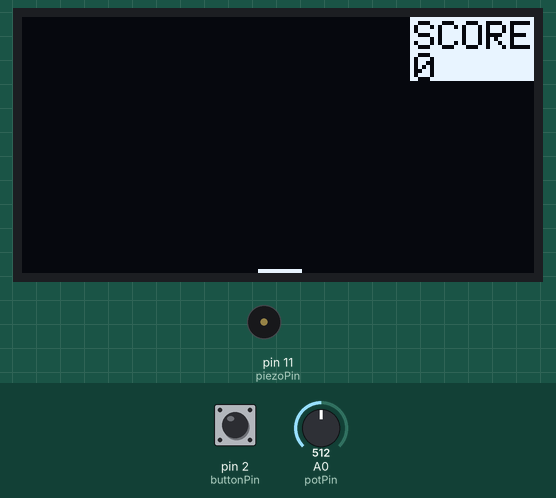
A sketch run on a simulated Arduino Uno, built with avr-gcc and run on an emulated ATmega328P. Parts: 128×64 one-colour display, buzzer (waves = sounding). Inputs (shaded band) come from the test bench; at power-on: A0 (potPin) = 512, pin 2 (buttonPin) HIGH. Random numbers use the default seed unless the sketch sets one.

Above: at 1.2 s.
1.3 s: A0 (potPin) set to 716
At 1.7 s:
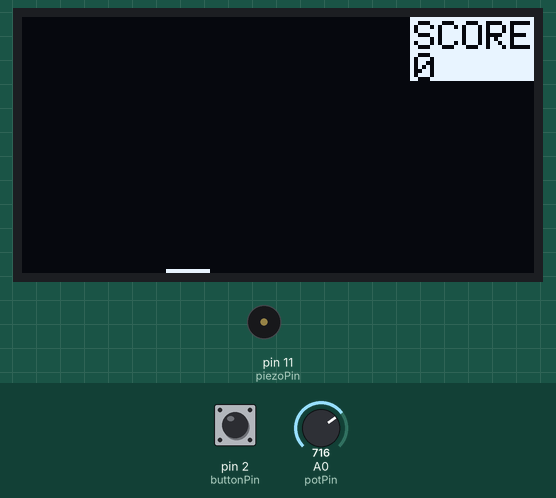
4.3 s: A0 (potPin) set to 900
At 4.61 s:
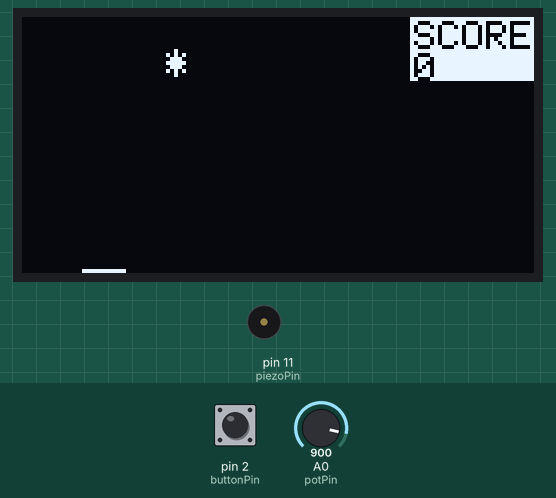
5.8 s: A0 (potPin) set to 1023
At 6.11 s:
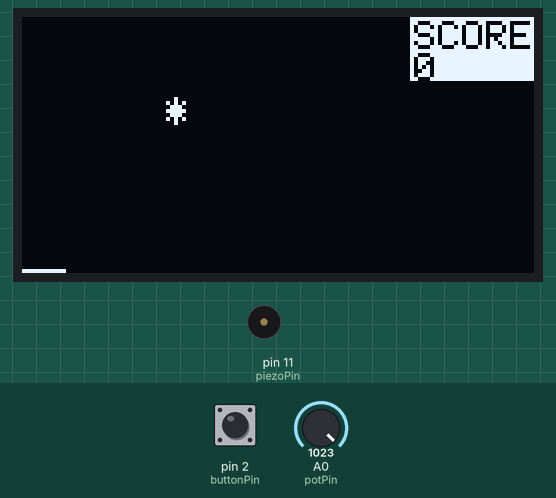
8.8 s: A0 (potPin) set to 824
At 11.6 s:
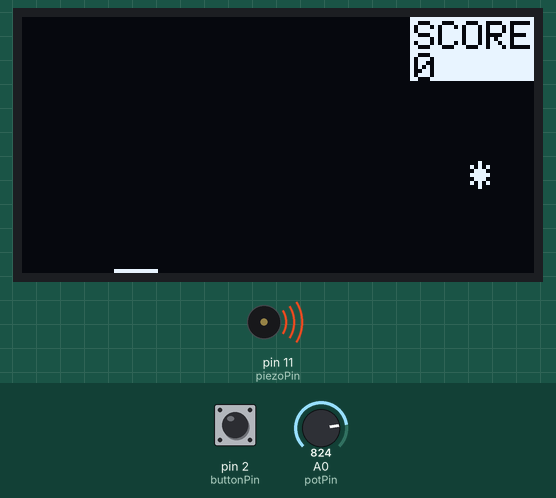
11.8 s: A0 (potPin) set to 796
At 13.92 s:
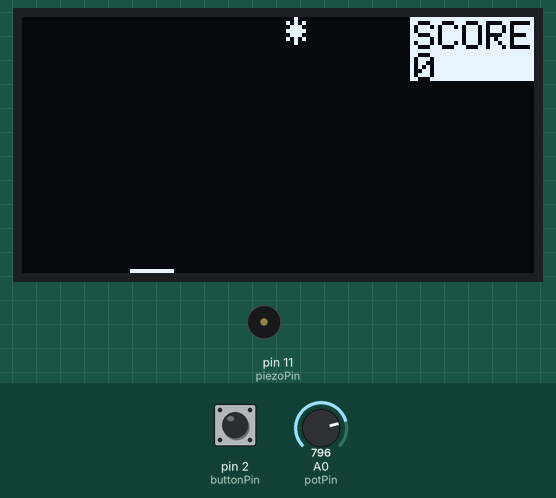
Timing chart, 0 to 15.4 s (numbered marks = the images above; inputs shaded):
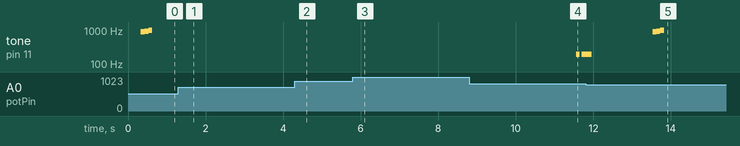

Measured:
- the behaviour switches between 815 and 814 on A0 (potPin) (found by bisection; images 4 and 5)
- by itself, tone on pin 11 (piezoPin): plays 880 Hz for 0.10 s, 932 Hz for 0.10 s, 988 Hz for 0.10 s
- what the display in image 1 shows lasts 2.2 s, from 1.3 s to 3.5 s

The sketch:

CatchGame.ino
```cpp
/* - - Catch Game for Arduino - -
 * Catch the falling objects to earn points. Miss a point and the game is over.
 * Controls using a potentiometer and displays using an I2C 128x64 OLED display.
 * Written 2018
 * by Andreas Just Poulsen
 * for AAU Imperative Programming Exam (Imperative Programming (IMPR) (EIT1, ITC1, ST1) - AAL E18 [E18-27624])
 * last modified: 16-03-2019
*/

// SETTINGS
// CURSOR
const int initCursorLength = 10;    // Initial length of cursor
const int initBottomLine = 63;      // Initial vertical position of cursor
const int captureBuffer = 1;        // Horizontal buffer for catching drops
// DROPS
const int maxDrops = 5;             // Max drops on screen
const float initDropSpeed = 0.008;  // Initial speed in pixels pr. milliseconds
const int initDropInterval = 3500;  // Initial interval between drops
const int elevationChange = 10;     // Elevation change when capturing up or down arrow
const int lengthChange = 5;         // Lenght change when capturing + or -
// MISC
const bool mute = false;            // Piezo speaker mute
// MENU
const int minReturnTime = 300;      // Minimum time spent on menu before being able to return

// PINS
const int potPin = A0;
const int buttonPin = 2;
const int piezoPin = 11;
const int mainFreq = 440;


// SCREEN STUFF
// FOR ADUINO UNO: SDA A4 and SCK A5
#include <Adafruit_GFX.h>
#include <Adafruit_SSD1306.h>
#define SCREEN_WIDTH 128
#define SCREEN_HEIGHT 64
const int cWidth = 6; // Character width
const int cHeight = 8; // Character height
Adafruit_SSD1306 display(SCREEN_WIDTH, SCREEN_HEIGHT, &Wire, -1);


// DEFINE GAME STRUCTS
struct cursor { // Cursor controlled by potentiometer
  unsigned int length = initCursorLength;
  unsigned int pos;
  unsigned int bottomline = initBottomLine;
  unsigned int score = 0;
  bool playing = true;
};

struct drop { // Drop on screen
  bool enabled = false;
  unsigned int born;    // Time when created
  unsigned int pos[2];  // X- and Y-position
  float ySpeed = initDropSpeed; // Speed in pixels pr. millisecond
  char sprite; // Character to display as drop
};

// For menu browsing
unsigned int windowStart;

void setup() {
  display.begin(SSD1306_SWITCHCAPVCC, 0x3C);
  Serial.begin(9600);
  randomSeed(analogRead(A1)); // Use analog port A1 for random seed
  pinMode(buttonPin, INPUT);
}

void loop() {
  switch (drawTitle()) { // Draw title
    case 0: // If help selected
      drawHelp();
      break;
    case 1: // If play selected
      int score = catchGame();
      showScore(score);
      break;
    default: Serial.println("ERROR: Unexpected drawTitle output");
  }
}
```

game.ino
```cpp
unsigned int lastDrop;
unsigned int dropInterval = initDropInterval;

// Function for generating sprites for, X-positions of and enabling drops.
struct drop genDrop() {
  drop drop;
  drop.pos[0] = random(0, SCREEN_WIDTH - cWidth);
  drop.pos[1] = 0;
  switch (random(0, 20)) {
    case 0: drop.sprite = '$';      break;
    case 1 or 2: drop.sprite = '+'; break;
    case 3: drop.sprite = '-';      break;
    case 4: drop.sprite = char(24); break;
    case 5: drop.sprite = char(25); break;
    case 6: drop.sprite = char(19); break;
    default: drop.sprite = '*';
  }
  drop.born = millis(); // This value is used in calculating position
  drop.enabled = true;
  return drop;
}

// Ensures no drops are spawned ontop of eachother
void spawnDrops(struct drop drops[], int dropCount) {
  for (int i = 0; i < dropCount; i++) {
    unsigned int cT = millis();
    if (!drops[i].enabled and cT - lastDrop > dropInterval) {
      drops[i] = genDrop();
      lastDrop = millis();
    }
  }
}

// Checks collision and reacts accordingly
void checkCollision(struct drop *drop, struct cursor *cursor) {
  if (drop->pos[1] > cursor->bottomline) { // If drop goes under cursor
    if (drop->enabled) {
      // If drop is in the same horizontal space as the cursor
      if (cursor->pos - captureBuffer <= drop->pos[0] and drop->pos[0] <= cursor->pos + cursor->length + captureBuffer) {
        buzz('H');
        switch (drop->sprite) { // Do something according to sprite of the drop
          case '*': cursor->score += 1;                           break;
          case '$': cursor->score += 5;                           break;
          case '+': cursor->length += lengthChange;               break;
          case '-': cursor->length -= lengthChange;               break;
          case char(24): cursor->bottomline -= elevationChange;   break; // Char(24) is an up-arrow
          case char(25): cursor->bottomline += elevationChange;   break; // Char(25) is a down-arrow
          case char(19): cursor->playing = false;                 break; // Char(19) is a !!-sign
          default: Serial.println("ERROR: Unexpected sprite in checkCollision");
        }
      } else {
        if (drop->sprite == '*' or drop->sprite == '$') { // Ensures a loss if point-giving drops are missed
          cursor->playing = false;
        }
      }
      drop->enabled = false;
    }
  }
}

// Ensures that the cursor does not go out of bounds
void ensureBoundaries(struct cursor *cursor) {
  if (cursor->bottomline > SCREEN_HEIGHT - 1) {
    cursor->bottomline = SCREEN_HEIGHT - 1;
  }
}

// Draws and updates positions of drops
void updateDrop(struct drop *drop, struct cursor cursor) {
  display.fillRect(drop->pos[0], drop->pos[1], cWidth, cHeight, 0);
  unsigned int cT = millis();
  if (drop->enabled) {
    drop->pos[1] = (cT - drop->born) * (drop->ySpeed * (1.0 + float(cursor.score) / 20.0)); // Added increasing difficulty
    display.drawChar(drop->pos[0], drop->pos[1], drop->sprite, 1, 0, 1);
  }
}

// Draws and updates position of cursor
void updateCursor(struct cursor *cursor) {
  display.fillRect(0, cursor->bottomline, SCREEN_WIDTH, SCREEN_HEIGHT, 0);
  cursor->pos = map(analogRead(potPin), 0, 1023, SCREEN_WIDTH - cursor->length, 0);
  display.drawLine(cursor->pos, cursor->bottomline, cursor->pos + cursor->length, cursor->bottomline, 1);
}

// Draws score in the upper right corner
void drawScore(struct cursor cursor) {
  int score = cursor.score;
  display.fillRect(SCREEN_WIDTH - 5 * cWidth - 1, 0, 5 * cWidth + 1, 2 * cHeight, 1);
  display.setCursor(SCREEN_WIDTH - 5 * cWidth, 1);
  display.setTextColor(0);
  display.setTextSize(1);
  display.print("SCORE");
  display.setCursor(SCREEN_WIDTH - 5 * cWidth, cHeight + 1);
  display.print(cursor.score);
}

// Buzzes using the piezo speaker
void buzz(char mode) {
  if (!mute) {
    switch (mode) {
      case 'H': // Hit
        tone(piezoPin, 440, 100);
        break;
      case 'L': // Loss
        tone(piezoPin, 196, 100);
        delay(150);
        tone(piezoPin, 196, 250);
        break;
      case 'S': // Start
        int tones[3] = {880, 932, 988};
        for (int i = 0; i < 3; i++) {
          tone(piezoPin, tones[i], 100);
          delay(100);
        }
        break;
    }
  }
}

// Main game loop. Returns score.
int catchGame() {
  display.clearDisplay();
  drop drops[maxDrops];
  cursor cursor;
  lastDrop = 0;
  buzz('S');
  while (cursor.playing) {
    spawnDrops(drops, maxDrops);
    dropInterval = initDropInterval / (1.0 + (float(cursor.score) / 15.0)); // Increasing difficulty
    for (int i = 0; i < maxDrops; i++) {
      updateDrop(&drops[i], cursor);
      checkCollision(&drops[i], &cursor);
    }
    updateCursor(&cursor);
    ensureBoundaries(&cursor);
    drawScore(cursor);
    display.display();
  }
  buzz('L');
  return cursor.score;
}
```

help.ino
```cpp
// Draw help screen
void drawHelp() {
  windowStart = millis();
  unsigned int cT = millis();
  display.clearDisplay();
  display.setCursor(1, 1);
  display.setTextSize(1);
  display.setTextColor(1);

  // Display info screen
  display.println("* $: +1/+5 Point(s)");
  display.println("+ -: Cursor length");
  display.print(char(24));
  display.print(' ');
  display.print(char(25));
  display.println(": Cursor elevation");
  display.print(char(19));
  display.println("  : End game");

  // Display return message
  display.setCursor(1, SCREEN_HEIGHT - cHeight);
  display.print(char(27));
  display.print(" Press button");
  display.display();
  while (digitalRead(buttonPin) == LOW or cT - windowStart < minReturnTime) {
    cT = millis();
  }
}
```

score.ino
```cpp
// Draw score screen
void showScore(int score) {
  display.clearDisplay();
  display.setTextSize(2);
  display.setTextColor(1);
  display.setCursor((SCREEN_WIDTH - 5 * 2 * cWidth) / 2, 10);
  display.print("SCORE");
  int scoreDigits = 0;
  int score_copy = score;
  while (score_copy != 0) {
    score_copy = score_copy / 10;
    scoreDigits++;
  }
  display.setCursor((SCREEN_WIDTH - scoreDigits * 2 * cWidth) / 2, 15 + 2*cHeight);
  display.print(score);
  display.display();
  delay(1500);
  return;
}
```

title.ino
```cpp
// Draw title screen.
int drawTitle() {
  int last_state = -1;
  windowStart = millis();
  unsigned int cT = millis();
  display.clearDisplay();
  display.setTextSize(2); // Double text size.
  display.setTextColor(1);
  display.cp437(true); // Use typesetting code page 437 as listed in Adafruit GFX library.
  display.setCursor((SCREEN_WIDTH - 10 * 2 * cWidth) / 2, 10);
  display.print("Catch Game");
  //display.display();
  while (digitalRead(buttonPin) == LOW or cT - windowStart < minReturnTime) {
    cT = millis();
    if (analogRead(potPin) / 512 != last_state) {
      last_state = analogRead(potPin) / 512;
      display.fillRect(0, 40, SCREEN_WIDTH, SCREEN_HEIGHT, 0);
      display.setCursor((SCREEN_WIDTH - 8 * 2 * cWidth) / 2, 40);
      if (last_state == 1) {
        display.print("  PLAY ");
        display.write(16);
      } else if (last_state == 0) {
        display.write(17);
        display.print(" HELP");
      }
      display.display();
    }
  }
  return last_state;
}
```
